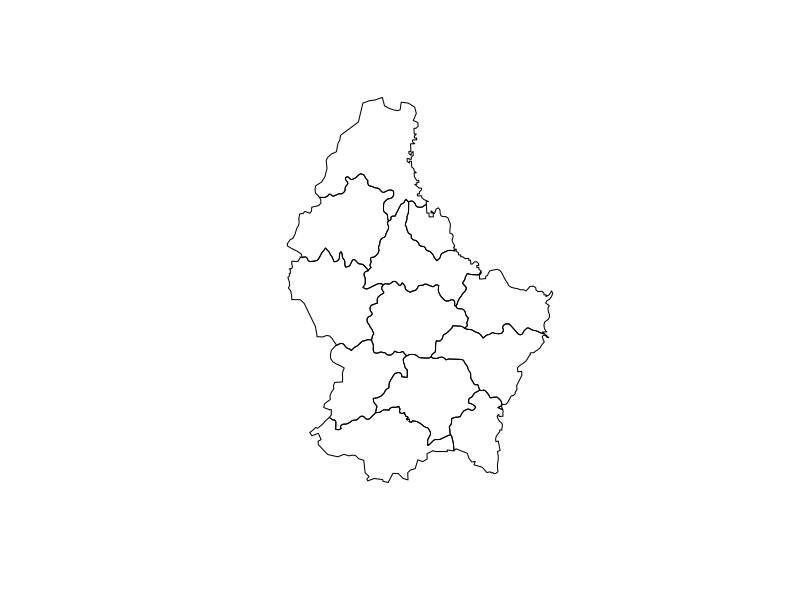

This chart was generated by the following R code:
# Reading

library(raster)
filename <- system.file("external/lux.shp", package="raster")
filename
s <- shapefile(filename)
s
plot(s)

# Writing

getwd()
outfile <- 'test.shp'
shapefile(s, outfile, overwrite=TRUE)
